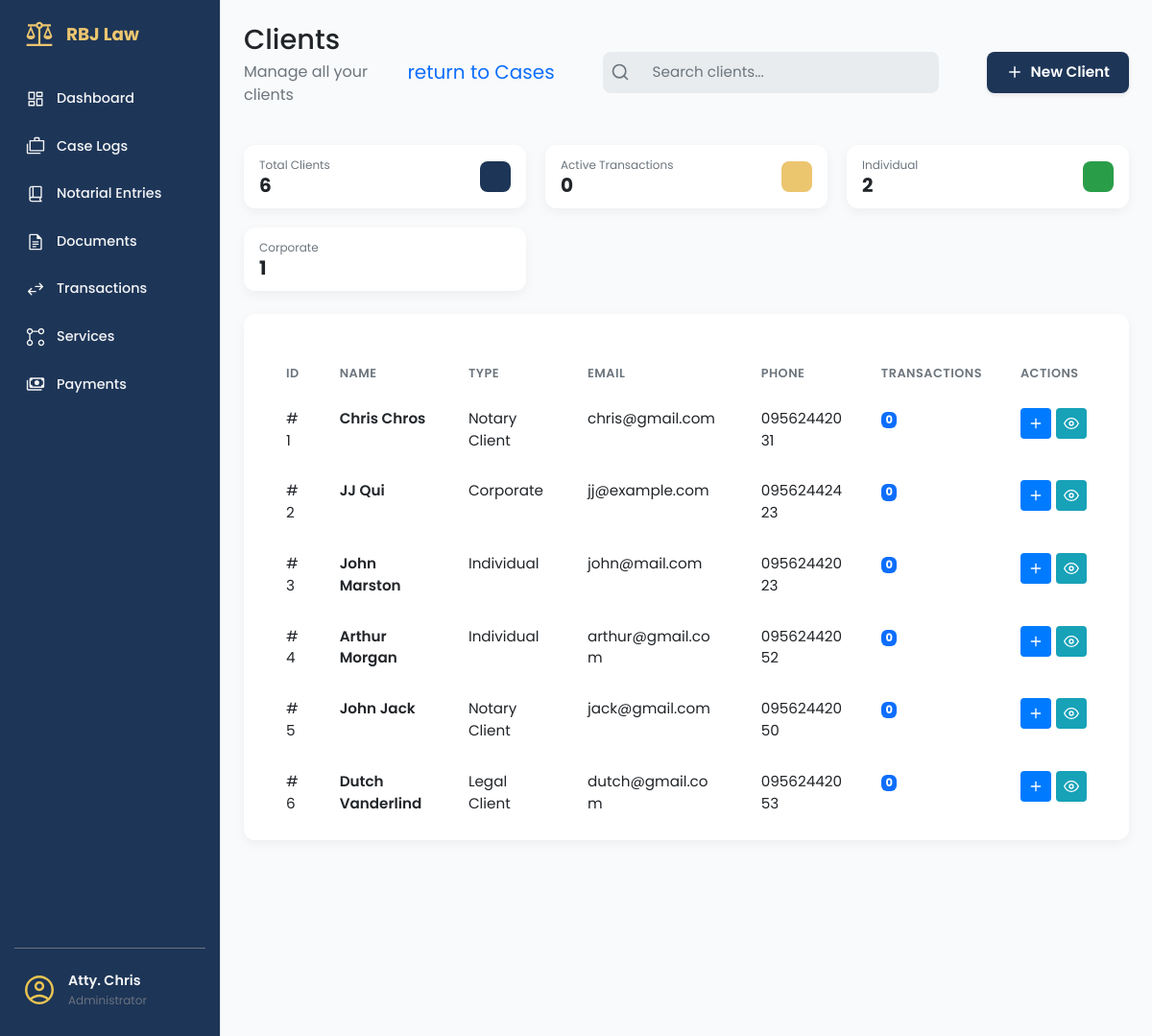
The page /clients/ (signed in) on the database its author committed.
### app/models/client_mdl.py (models this page shows, shortened)
class Client(db.Model):
    __tablename__ = 'clients'
    id = db.Column(db.Integer, primary_key=True)
    client_first_name = db.Column(db.String(100), nullable=False)
    client_last_name = db.Column(db.String(100), nullable=False)
    client_address = db.Column(db.String(255), nullable=False)
    client_email = db.Column(db.String(120), nullable=False, unique=True)
    client_phone = db.Column(db.String(50))
    client_role = db.Column(db.String(50))
    notes = db.Column(db.Text)
    transaction_items = db.relationship('TransactionItem', backref='client', lazy=True)
    @property
    def full_name(self):
        return f"{self.client_first_name} {self.client_last_name}"

### app/routes/clients_routes.py (the view)
@clients_bp.route('/')
@login_required
def clients_page():
    clients = get_all_clients()
    return render_template('clients_page.html', clients=clients)

### app/services/client_service.py (called while the page is built)
def get_all_clients():
    return Client.query.all()

### app/templates/clients_page.html (shortened to what this page needs)
{% extends "base.html" %}
{% block content %}
<main class="dashboard-content">
    <header class="dashboard-header">
        <div>
            <h1>Clients </h1>
            <p>Manage all your clients</p>
        </div>
        <div class="dashboard-actions"
            style="display: flex; justify-content: space-between; flex-shrink: 0; gap: 50px;">
            <a style="font-size: 20px; align-self: center; text-decoration: none;"
                href="{{ url_for('case.list_cases') }}">return to Cases</a>
            <div class="search-bar">
                <svg class="search-bar__icon" xmlns="http://www.w3.org/2000/svg" width="20" height="20"
                    viewBox="0 0 24 24" fill="none" stroke="currentColor" stroke-width="2" stroke-linecap="round"
                    stroke-linejoin="round">
                    <circle cx="11" cy="11" r="8"></circle>
                    <line x1="21" y1="21" x2="16.65" y2="16.65"></line>
                </svg>
                <input class="search-bar__input" type="text" placeholder="Search clients...">
            </div>
            <a href="{{ url_for('clients.new_client_form') }}" class="btn btn-primary">
                <svg class="btn-icon-left" xmlns="http://www.w3.org/2000/svg" viewBox="0 0 24 24" fill="none"
                    stroke="currentColor" stroke-width="2" stroke-linecap="round" stroke-linejoin="round" width="20"
                    height="20">
                    <line x1="12" y1="5" x2="12" y2="19"></line>
                    <line x1="5" y1="12" x2="19" y2="12"></line>
                </svg>
                New Client
            </a>
        </div>
    </header>
    <section class="dashboard-cards">
        <div class="data-card data-card--sm">
            <div class="data-card__info">
                <span class="data-card__title">Total Clients</span>
                <span class="data-card__value">{{ clients|length }}</span>
            </div>
            <div class="data-card__icon data-card__icon--blue"></div>
        </div>
        <div class="data-card data-card--sm">
            <div class="data-card__info">
                <span class="data-card__title">Active Transactions</span>
                <span class="data-card__value">
                    {% set total_transactions = [] %}
                    {{ total_transactions|length }}
                </span>
            </div>
            <div class="data-card__icon data-card__icon--gold"></div>
        </div>
        <div class="data-card data-card--sm">
            <div class="data-card__info">
                <span class="data-card__title">Individual</span>
                <span class="data-card__value">
                    {% set individual_count = [] %}
                    {{ individual_count|length }}
                </span>
            </div>
            <div class="data-card__icon data-card__icon--green"></div>
        </div>
        <div class="data-card data-card--sm">
            <div class="data-card__info">
                <span class="data-card__title">Corporate</span>
                <span class="data-card__value">
                    {% set corporate_count = [] %}
                    {{ corporate_count|length }}
                </span>
            </div>
            <div class="data-card__icon data-card__icon--purple"></div>
        </div>
    </section>
    <section class="dashboard-panels-bottom dashboard-panels-bottom--single">
        <div class="panel-card" style="width: 100%;">
            <div class="table-wrapper panel-card__body">
                <table class="table client-table">
                    <colgroup>
                        <col class="short">
                        <col class="medium">
                        <col class="medium">
                        <col class="long">
                        <col class="medium">
                        <col class="short">
                        <col class="actions">
                    </colgroup>
                    <thead>
                        <tr>
                            <th data-sort-key="id">ID</th>
                            <th data-sort-key="name">Name</th>
                            <th data-sort-key="type">Type</th>
                            <th data-sort-key="email">Email</th>
                            <th data-sort-key="phone">Phone</th>
                            <th data-sort-key="transactions">Transactions</th>
                            <th>Actions</th>
                        </tr>
                    </thead>
                    <tbody>
                        {% for client in clients %}
                        <tr>
                            <td>#{{ client.id }}</td>
                            <td>
                                <a href="#" class="table-link">{{ client.full_name }}</a>
                            </td>
                            <td>{{ client.client_role or 'Individual' }}</td>
                            <td>{{ client.client_email }}</td>
                            <td>{{ client.client_phone or 'N/A' }}</td>
                            <td>
                                <span class="badge bg-primary">{{ client.transaction_items|length }}</span>
                            </td>
                            <td>
                                <div class="action-buttons" style="justify-content: start;">
                                    <a href="{{ url_for('case.create_case') }}" class="btn-action btn-action--primary"
                                        title="New Case">
                                        <svg xmlns="http://www.w3.org/2000/svg" width="16" height="16"
                                            viewBox="0 0 24 24" fill="none" stroke="currentColor" stroke-width="2"
                                            stroke-linecap="round" stroke-linejoin="round">
                                            <line x1="12" y1="5" x2="12" y2="19"></line>
                                            <line x1="5" y1="12" x2="19" y2="12"></line>
                                        </svg>
                                    </a>
                                    <a href="#" class="btn-action btn-action--info" title="View Details">
                                        <svg xmlns="http://www.w3.org/2000/svg" width="16" height="16"
                                            viewBox="0 0 24 24" fill="none" stroke="currentColor" stroke-width="2"
                                            stroke-linecap="round" stroke-linejoin="round">
                                            <path d="M1 12s4-8 11-8 11 8 11 8-4 8-11 8-11-8-11-8z"></path>
                                            <circle cx="12" cy="12" r="3"></circle>
                                        </svg>
                                    </a>
                                </div>
                            </td>
                        </tr>
                        {% endfor %}
                    </tbody>
                </table>
            </div>
        </div>
    </section>
</main>
{% endblock content %}

### app/static/css/components/sidebar.css (style rules this page uses)
:root { --sidebar-width: 230px; --color-royal-blue: #1D3557; --color-gold: #ecc56f; --color-text-dark: #374151; --color-text-gray: #6b7280; --color-bg-white: #ffffff; --color-hover-gray: #f3f4f6; }
body { min-height: 100vh; background-color: #f9fafb; margin: 0; }

### app/static/css/base/_variable.css (style rules this page uses)
:root { --color-bg-primary: #F4F4F4; --color-bg-secondary: #FFFFFF; --color-bg-search: #E9ECEF; --color-text-primary: #212529; --color-text-secondary: #6C757D; --color-text-white: #FFFFFF; --color-card-blue: #1D3557; --color-card-gold: #ecc56f; --color-card-green: #2A9D49; --shadow-light: 0 4px 12px rgba(0, 0, 0, 0.05); --border-radius-m: 12px; --border-radius-s: 8px; }

### app/static/css/components/_dashboard.css (style rules this page uses)
.dashboard-content { padding: 24px; }
.dashboard-header { display: flex; justify-content: space-between; align-items: center; margin-bottom: 24px; border-bottom: 1px solid var(--color-border-light); }
.dashboard-header h1 { margin: 0; font-size: 1.8rem; color: var(--color-text-primary); }
.dashboard-header p { margin-top: 4px; color: var(--color-text-secondary); }
.dashboard-cards { display: grid; grid-template-columns: repeat(auto-fit, minmax(280px, 1fr)); gap: 20px; margin-block: 24px; }
.dashboard-panels-bottom { display: grid; grid-template-columns: 1fr 1fr; gap: 20px; margin-bottom: 24px; margin-top: 24px; }
.dashboard-panels-bottom--single { display: flex; }
.panel-card { background-color: var(--color-bg-secondary); padding: 24px; border-radius: var(--border-radius-m); box-shadow: var(--shadow-light); }
body { background-color: var(--color-bg-primary); font-family: -apple-system, BlinkMacSystemFont, "Segoe UI", Roboto, Helvetica, Arial, sans-serif; }

### app/static/css/components/_data-card.css (style rules this page uses)
.data-card { display: flex; justify-content: space-between; align-items: center; background-color: var(--color-bg-secondary); padding: 24px; border-radius: var(--border-radius-m); box-shadow: var(--shadow-light); }
.data-card__info { display: flex; flex-direction: column; }
.data-card__title { font-size: 0.9rem; color: var(--color-text-secondary); margin-bottom: 4px; }
.data-card__value { font-size: 2rem; font-weight: 700; color: var(--color-text-primary); }
.data-card__icon { width: 48px; height: 48px; border-radius: var(--border-radius-s); }
.data-card--sm { padding: 12px 16px; min-width: 140px; gap: 12px; }
.data-card--sm .data-card__title { font-size: 0.75rem; margin-bottom: 0; }
.data-card--sm .data-card__value { font-size: 1.25rem; line-height: 1.2; }
.data-card--sm .data-card__icon { width: 32px; height: 32px; }
.data-card__icon--blue { background-color: var(--color-card-blue); }
.data-card__icon--gold { background-color: var(--color-card-gold); }
.data-card__icon--green { background-color: var(--color-card-green); }

### app/static/css/components/_search-bar.css (style rules this page uses)
.search-bar { display: flex; align-items: center; background-color: var(--color-bg-search); border-radius: var(--border-radius-s); padding-inline: 8px; max-width: 500px; }
.search-bar__icon { color: var(--color-text-secondary); margin-right: 8px; flex-shrink: 0; }
.search-bar__input { width: 100%; border: none; outline: none; background-color: transparent; font-size: 1rem; color: var(--color-text-primary); }
.search-bar__input::placeholder { color: var(--color-text-secondary); }

### app/static/css/components/_button.css (style rules this page uses)
.btn { display: inline-flex; align-items: center; justify-content: center; padding: 10px 20px; border: none; border-radius: 8px; cursor: pointer; font-weight: 600; font-size: 0.95rem; transition: all 0.2s ease; text-decoration: none; box-shadow: 0 2px 4px rgba(0, 0, 0, 0.1); }
.btn-icon-left { margin-right: 8px; width: 18px; height: 18px; fill: none; stroke: currentColor; stroke-width: 2; }

### app/templates/clients_page.html (style rules this page uses)
.action-buttons { display: flex; gap: 5px; justify-content: center; }
.btn-action { display: inline-flex; align-items: center; justify-content: center; width: 32px; height: 32px; border: none; border-radius: 4px; cursor: pointer; text-decoration: none; }
.btn-action--primary { background-color: #007bff; color: white; }
.btn-action--info { background-color: #17a2b8; color: white; }
.badge { font-size: 0.75em; padding: 0.25em 0.4em; }

### rows shown on the page
Client: id "1", full_name "Chris Chros", client_role "Notary Client", client_email "chris@gmail.com", client_phone "09562442031", transaction_items|length "0"
Client: id "2", full_name "JJ Qui", client_role "Corporate", client_email "jj@example.com", client_phone "09562442423", transaction_items|length "0"
Client: id "3", full_name "John Marston", client_role "Individual", client_email "john@mail.com", client_phone "09562442023", transaction_items|length "0"
Client: id "4", full_name "Arthur Morgan", client_role "Individual", client_email "arthur@gmail.com", client_phone "09562442052", transaction_items|length "0"
Client: id "5", full_name "John Jack", client_role "Notary Client", client_email "jack@gmail.com", client_phone "09562442050", transaction_items|length "0"
Client: id "6", full_name "Dutch…", client_role "Legal Client", client_email "dutch@gmail.com", client_phone "09562442053", transaction_items|length "0"

### other values the page prints
{{ clients|length }} "6"
{{ total_transactions|length }} "0"
{{ individual_count|length }} "2"
{{ corporate_count|length }} "1"
